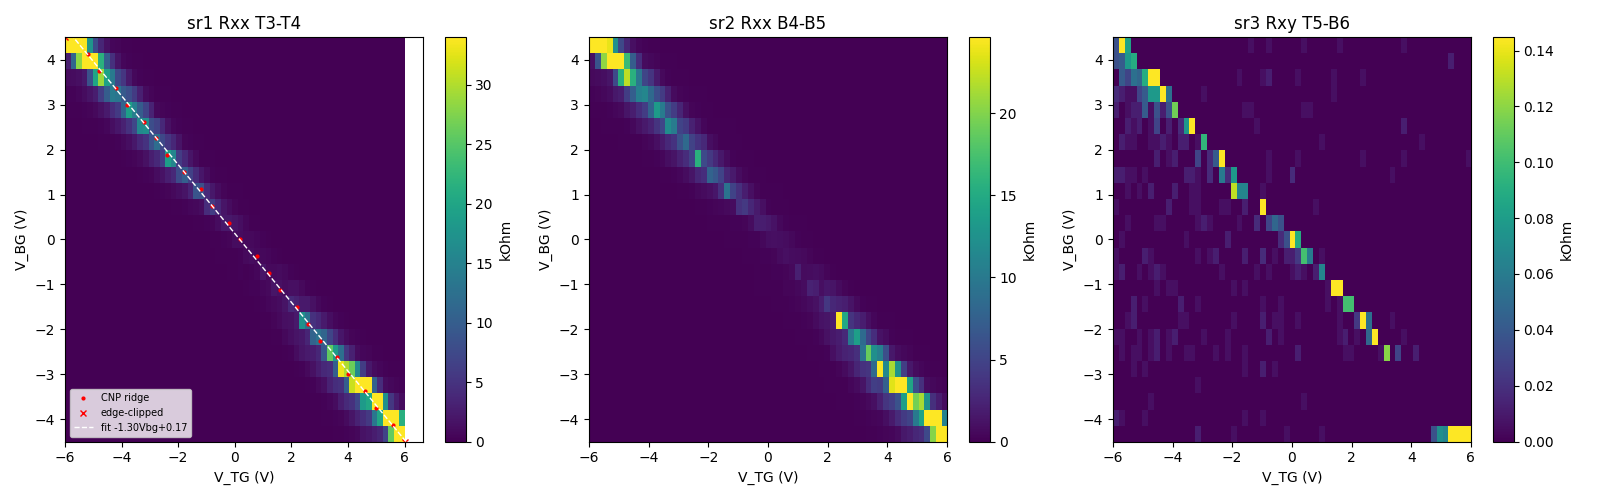

Write Python code to recreate this figure.
import numpy as np, json
import matplotlib; matplotlib.use('Agg')
import matplotlib.pyplot as plt
from scipy.ndimage import gaussian_filter1d
import scipy.constants as cst

m = json.load(open('data/2/metadata.json')); cols = m['columns']
raw = np.loadtxt('data/2/data.tsv.gz')
ci = {c: i for i, c in enumerate(cols)}
mc = m['measurement_config']
Ibias = mc['bias_voltage'] / mc['bias_resistor']

BGv = np.unique(raw[:, ci['k_bg_volt']])     # slow, 25
TGv = np.unique(raw[:, ci['DC_bias']])        # fast, 61
nBG, nTG = len(BGv), len(TGv)
print(f'grid: {nBG} BG x {nTG} TG ; Ibias={Ibias*1e9:.2f} nA ; npts={len(raw)}')

def grid(col):
    g = (raw[:, ci[col]] / Ibias).reshape(nBG, nTG)
    return g
R1 = grid('sr1_X'); R2 = grid('sr2_X'); R3 = grid('sr3_X')
# BG ascending in setpoints (-4.5..+4.5); TG ascending (-6..+6) within each row.
# raw row order: slow ascending, fast ascending -> reshape(nBG,nTG) rows=BG.

# --- CNP ridge per channel: argmax over TG per BG row, smoothed; edge guard ---
def ridge(R):
    tg_cnp = np.full(nBG, np.nan); rmax = np.full(nBG, np.nan); edge = np.zeros(nBG, bool)
    for i in range(nBG):
        prof = gaussian_filter1d(R[i], 1.5)
        j = int(np.nanargmax(prof))
        tg_cnp[i] = TGv[j]; rmax[i] = R[i][j]
        if j <= 1 or j >= nTG - 2:
            edge[i] = True
    return tg_cnp, rmax, edge

for name, R in [('sr1 T3-T4', R1), ('sr2 B4-B5', R2)]:
    tg_cnp, rmax, edge = ridge(R)
    good = ~edge & np.isfinite(tg_cnp)
    p = np.polyfit(BGv[good], tg_cnp[good], 1)
    resid = tg_cnp[good] - np.polyval(p, BGv[good])
    slope, intc = p
    c_bg_over_c_tg = -slope
    print(f'\n[{name}]  rows used {good.sum()}/{nBG} (edge-excluded {edge.sum()})')
    print(f'  CNP line: V_tg = {slope:+.4f}*V_bg + {intc:+.4f}')
    print(f'  ratio c_bg/c_tg = -slope = {c_bg_over_c_tg:.4f}   (geometry prior 15.6/12 = 1.300)')
    print(f'  fit resid: rms {resid.std():.4f} V, max|{np.abs(resid).max():.4f}| V')
    print(f'  CNP Rxx range over good rows: {np.nanmin(rmax[good])/1e3:.1f}k .. {np.nanmax(rmax[good])/1e3:.1f}k')

# --- render both maps with sr1 ridge overlay ---
ext = [TGv.min(), TGv.max(), BGv.min(), BGv.max()]
fig, ax = plt.subplots(1, 3, figsize=(16, 5))
for a, R, ttl in [(ax[0], R1, 'sr1 Rxx T3-T4'), (ax[1], R2, 'sr2 Rxx B4-B5'), (ax[2], R3, 'sr3 Rxy T5-B6')]:
    im = a.imshow(R/1e3, origin='lower', aspect='auto', extent=ext,
                  cmap='viridis', vmin=0, vmax=np.nanpercentile(R/1e3, 99))
    a.set_xlabel('V_TG (V)'); a.set_ylabel('V_BG (V)'); a.set_title(ttl)
    plt.colorbar(im, ax=a, label='kOhm')
tg1, _, e1 = ridge(R1)
ax[0].plot(tg1[~e1], BGv[~e1], 'r.', ms=4, label='CNP ridge')
ax[0].plot(tg1[e1], BGv[e1], 'rx', ms=5, label='edge-clipped')
p1 = np.polyfit(BGv[~e1], tg1[~e1], 1)
ax[0].plot(np.polyval(p1, BGv), BGv, 'w--', lw=1, label=f'fit {p1[0]:+.2f}Vbg{p1[1]:+.2f}')
ax[0].legend(fontsize=7, loc='lower left')
fig.tight_layout(); fig.savefig('hera_scratch/ana_gatemap.png', dpi=100)
print('\nsaved hera_scratch/ana_gatemap.png')
